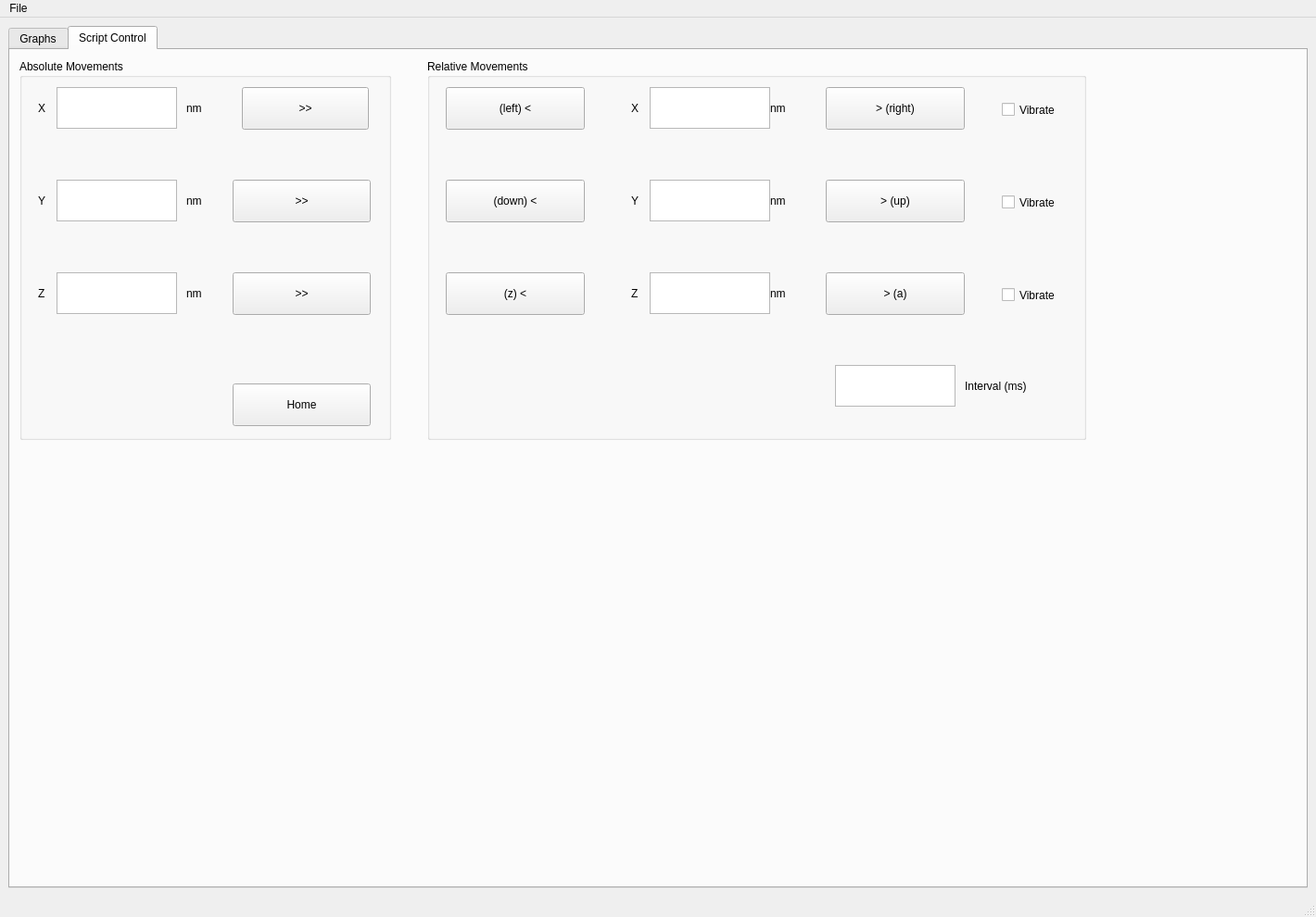
<?xml version="1.0" encoding="UTF-8"?>
<ui version="4.0">
 <class>MainWindow</class>
 <widget class="QMainWindow" name="MainWindow">
  <property name="geometry">
   <rect>
    <x>0</x>
    <y>0</y>
    <width>1420</width>
    <height>990</height>
   </rect>
  </property>
  <property name="windowTitle">
   <string>USB-AO16-16A</string>
  </property>
  <widget class="QWidget" name="centralwidget">
   <layout class="QGridLayout" name="gridLayout_2">
    <item row="0" column="0">
     <widget class="QTabWidget" name="tabGraphs">
      <property name="sizePolicy">
       <sizepolicy hsizetype="Expanding" vsizetype="Ignored">
        <horstretch>0</horstretch>
        <verstretch>0</verstretch>
       </sizepolicy>
      </property>
      <property name="currentIndex">
       <number>1</number>
      </property>
      <widget class="QWidget" name="Graphs">
       <attribute name="title">
        <string>Graphs</string>
       </attribute>
       <layout class="QGridLayout" name="gridLayout_5">
        <item row="0" column="0">
         <layout class="QVBoxLayout" name="verticalLayout">
          <item>
           <widget class="QSlider" name="vsX">
            <property name="orientation">
             <enum>Qt::Vertical</enum>
            </property>
            <property name="tickPosition">
             <enum>QSlider::TicksAbove</enum>
            </property>
           </widget>
          </item>
          <item>
           <widget class="QLabel" name="lxset">
            <property name="font">
             <font>
              <pointsize>6</pointsize>
             </font>
            </property>
            <property name="text">
             <string>000.0</string>
            </property>
           </widget>
          </item>
         </layout>
        </item>
        <item row="0" column="1">
         <layout class="QGridLayout" name="gridLayout">
          <item row="1" column="0" alignment="Qt::AlignHCenter">
           <widget class="QLabel" name="lXData">
            <property name="text">
             <string>X-Position Data</string>
            </property>
           </widget>
          </item>
          <item row="0" column="0">
           <widget class="GraphicsLayoutWidget" name="XData"/>
          </item>
         </layout>
        </item>
        <item row="1" column="0" colspan="2">
         <layout class="QGridLayout" name="gridLayout_3">
          <item row="0" column="0" rowspan="2">
           <layout class="QVBoxLayout" name="verticalLayout_2">
            <item>
             <widget class="QSlider" name="vsY">
              <property name="orientation">
               <enum>Qt::Vertical</enum>
              </property>
              <property name="tickPosition">
               <enum>QSlider::TicksAbove</enum>
              </property>
             </widget>
            </item>
            <item>
             <widget class="QLabel" name="lyset">
              <property name="font">
               <font>
                <pointsize>6</pointsize>
               </font>
              </property>
              <property name="text">
               <string>000.0</string>
              </property>
             </widget>
            </item>
           </layout>
          </item>
          <item row="1" column="1" alignment="Qt::AlignHCenter">
           <widget class="QLabel" name="lYData">
            <property name="text">
             <string>Y-Position Data</string>
            </property>
           </widget>
          </item>
          <item row="0" column="1">
           <widget class="GraphicsLayoutWidget" name="YData"/>
          </item>
         </layout>
        </item>
        <item row="2" column="0" colspan="2">
         <layout class="QGridLayout" name="gridLayout_4">
          <item row="0" column="0" rowspan="2">
           <layout class="QVBoxLayout" name="verticalLayout_3">
            <item>
             <widget class="QSlider" name="vsZ">
              <property name="orientation">
               <enum>Qt::Vertical</enum>
              </property>
              <property name="tickPosition">
               <enum>QSlider::TicksAbove</enum>
              </property>
             </widget>
            </item>
            <item>
             <widget class="QLabel" name="lzset">
              <property name="font">
               <font>
                <pointsize>6</pointsize>
               </font>
              </property>
              <property name="text">
               <string>000.0</string>
              </property>
             </widget>
            </item>
           </layout>
          </item>
          <item row="1" column="1" alignment="Qt::AlignHCenter">
           <widget class="QLabel" name="lZData">
            <property name="text">
             <string>Z-Position Data</string>
            </property>
           </widget>
          </item>
          <item row="0" column="1">
           <widget class="GraphicsLayoutWidget" name="ZData"/>
          </item>
         </layout>
        </item>
       </layout>
      </widget>
      <widget class="QWidget" name="ScriptControl">
       <attribute name="title">
        <string>Script Control</string>
       </attribute>
       <widget class="QGroupBox" name="groupBox">
        <property name="geometry">
         <rect>
          <x>10</x>
          <y>10</y>
          <width>401</width>
          <height>411</height>
         </rect>
        </property>
        <property name="title">
         <string>Absolute Movements</string>
        </property>
        <widget class="QPushButton" name="pushButton">
         <property name="geometry">
          <rect>
           <x>240</x>
           <y>30</y>
           <width>137</width>
           <height>46</height>
          </rect>
         </property>
         <property name="text">
          <string>&gt;&gt;</string>
         </property>
        </widget>
        <widget class="QPushButton" name="pushButton_2">
         <property name="geometry">
          <rect>
           <x>230</x>
           <y>130</y>
           <width>149</width>
           <height>46</height>
          </rect>
         </property>
         <property name="text">
          <string>&gt;&gt;</string>
         </property>
        </widget>
        <widget class="QPushButton" name="pushButton_3">
         <property name="geometry">
          <rect>
           <x>230</x>
           <y>230</y>
           <width>149</width>
           <height>46</height>
          </rect>
         </property>
         <property name="text">
          <string>&gt;&gt;</string>
         </property>
        </widget>
        <widget class="QPushButton" name="pushButton_4">
         <property name="geometry">
          <rect>
           <x>230</x>
           <y>350</y>
           <width>149</width>
           <height>46</height>
          </rect>
         </property>
         <property name="text">
          <string>Home</string>
         </property>
        </widget>
        <widget class="QTextEdit" name="textEdit">
         <property name="geometry">
          <rect>
           <x>40</x>
           <y>30</y>
           <width>130</width>
           <height>45</height>
          </rect>
         </property>
        </widget>
        <widget class="QTextEdit" name="textEdit_2">
         <property name="geometry">
          <rect>
           <x>40</x>
           <y>130</y>
           <width>130</width>
           <height>45</height>
          </rect>
         </property>
        </widget>
        <widget class="QTextEdit" name="textEdit_3">
         <property name="geometry">
          <rect>
           <x>40</x>
           <y>230</y>
           <width>130</width>
           <height>45</height>
          </rect>
         </property>
        </widget>
        <widget class="QLabel" name="label_4">
         <property name="geometry">
          <rect>
           <x>180</x>
           <y>240</y>
           <width>30</width>
           <height>25</height>
          </rect>
         </property>
         <property name="text">
          <string>nm</string>
         </property>
        </widget>
        <widget class="QLabel" name="label_5">
         <property name="geometry">
          <rect>
           <x>180</x>
           <y>140</y>
           <width>30</width>
           <height>25</height>
          </rect>
         </property>
         <property name="text">
          <string>nm</string>
         </property>
        </widget>
        <widget class="QLabel" name="label_6">
         <property name="geometry">
          <rect>
           <x>180</x>
           <y>40</y>
           <width>30</width>
           <height>25</height>
          </rect>
         </property>
         <property name="text">
          <string>nm</string>
         </property>
        </widget>
        <widget class="QLabel" name="label_3">
         <property name="geometry">
          <rect>
           <x>20</x>
           <y>240</y>
           <width>16</width>
           <height>25</height>
          </rect>
         </property>
         <property name="text">
          <string>Z</string>
         </property>
        </widget>
        <widget class="QLabel" name="label_2">
         <property name="geometry">
          <rect>
           <x>20</x>
           <y>140</y>
           <width>16</width>
           <height>25</height>
          </rect>
         </property>
         <property name="text">
          <string>Y</string>
         </property>
        </widget>
        <widget class="QLabel" name="label">
         <property name="geometry">
          <rect>
           <x>20</x>
           <y>40</y>
           <width>16</width>
           <height>25</height>
          </rect>
         </property>
         <property name="text">
          <string>X</string>
         </property>
        </widget>
       </widget>
       <widget class="QGroupBox" name="groupBox_2">
        <property name="geometry">
         <rect>
          <x>450</x>
          <y>10</y>
          <width>711</width>
          <height>411</height>
         </rect>
        </property>
        <property name="title">
         <string>Relative Movements</string>
        </property>
        <widget class="QPushButton" name="pushButton_5">
         <property name="geometry">
          <rect>
           <x>20</x>
           <y>30</y>
           <width>150</width>
           <height>46</height>
          </rect>
         </property>
         <property name="text">
          <string>(left) &lt;</string>
         </property>
        </widget>
        <widget class="QPushButton" name="pushButton_6">
         <property name="geometry">
          <rect>
           <x>430</x>
           <y>30</y>
           <width>150</width>
           <height>46</height>
          </rect>
         </property>
         <property name="text">
          <string>&gt; (right)</string>
         </property>
        </widget>
        <widget class="QPushButton" name="pushButton_7">
         <property name="geometry">
          <rect>
           <x>20</x>
           <y>130</y>
           <width>150</width>
           <height>46</height>
          </rect>
         </property>
         <property name="text">
          <string>(down) &lt;</string>
         </property>
        </widget>
        <widget class="QPushButton" name="pushButton_8">
         <property name="geometry">
          <rect>
           <x>20</x>
           <y>230</y>
           <width>150</width>
           <height>46</height>
          </rect>
         </property>
         <property name="text">
          <string>(z) &lt;</string>
         </property>
        </widget>
        <widget class="QPushButton" name="pushButton_9">
         <property name="geometry">
          <rect>
           <x>430</x>
           <y>130</y>
           <width>150</width>
           <height>46</height>
          </rect>
         </property>
         <property name="text">
          <string>&gt; (up)</string>
         </property>
        </widget>
        <widget class="QPushButton" name="pushButton_10">
         <property name="geometry">
          <rect>
           <x>430</x>
           <y>230</y>
           <width>150</width>
           <height>46</height>
          </rect>
         </property>
         <property name="text">
          <string>&gt; (a)</string>
         </property>
        </widget>
        <widget class="QTextEdit" name="textEdit_4">
         <property name="geometry">
          <rect>
           <x>240</x>
           <y>30</y>
           <width>130</width>
           <height>45</height>
          </rect>
         </property>
        </widget>
        <widget class="QTextEdit" name="textEdit_5">
         <property name="geometry">
          <rect>
           <x>240</x>
           <y>130</y>
           <width>130</width>
           <height>45</height>
          </rect>
         </property>
        </widget>
        <widget class="QTextEdit" name="textEdit_6">
         <property name="geometry">
          <rect>
           <x>240</x>
           <y>230</y>
           <width>130</width>
           <height>45</height>
          </rect>
         </property>
        </widget>
        <widget class="QLabel" name="label_9">
         <property name="geometry">
          <rect>
           <x>220</x>
           <y>240</y>
           <width>89</width>
           <height>25</height>
          </rect>
         </property>
         <property name="text">
          <string>Z</string>
         </property>
        </widget>
        <widget class="QLabel" name="label_10">
         <property name="geometry">
          <rect>
           <x>370</x>
           <y>240</y>
           <width>89</width>
           <height>25</height>
          </rect>
         </property>
         <property name="text">
          <string>nm</string>
         </property>
        </widget>
        <widget class="QLabel" name="label_11">
         <property name="geometry">
          <rect>
           <x>370</x>
           <y>140</y>
           <width>89</width>
           <height>25</height>
          </rect>
         </property>
         <property name="text">
          <string>nm</string>
         </property>
        </widget>
        <widget class="QLabel" name="label_12">
         <property name="geometry">
          <rect>
           <x>370</x>
           <y>40</y>
           <width>89</width>
           <height>25</height>
          </rect>
         </property>
         <property name="text">
          <string>nm</string>
         </property>
        </widget>
        <widget class="QLabel" name="label_8">
         <property name="geometry">
          <rect>
           <x>220</x>
           <y>140</y>
           <width>89</width>
           <height>25</height>
          </rect>
         </property>
         <property name="text">
          <string>Y</string>
         </property>
        </widget>
        <widget class="QLabel" name="label_7">
         <property name="geometry">
          <rect>
           <x>220</x>
           <y>40</y>
           <width>89</width>
           <height>25</height>
          </rect>
         </property>
         <property name="text">
          <string>X</string>
         </property>
        </widget>
        <widget class="QTextEdit" name="textEdit_7">
         <property name="geometry">
          <rect>
           <x>440</x>
           <y>330</y>
           <width>130</width>
           <height>45</height>
          </rect>
         </property>
        </widget>
        <widget class="QLabel" name="label_13">
         <property name="geometry">
          <rect>
           <x>580</x>
           <y>340</y>
           <width>131</width>
           <height>25</height>
          </rect>
         </property>
         <property name="text">
          <string>Interval (ms)</string>
         </property>
        </widget>
        <widget class="QCheckBox" name="checkBox">
         <property name="geometry">
          <rect>
           <x>620</x>
           <y>240</y>
           <width>132</width>
           <height>29</height>
          </rect>
         </property>
         <property name="text">
          <string>Vibrate</string>
         </property>
        </widget>
        <widget class="QCheckBox" name="checkBox_2">
         <property name="geometry">
          <rect>
           <x>620</x>
           <y>140</y>
           <width>132</width>
           <height>29</height>
          </rect>
         </property>
         <property name="text">
          <string>Vibrate</string>
         </property>
        </widget>
        <widget class="QCheckBox" name="checkBox_3">
         <property name="geometry">
          <rect>
           <x>620</x>
           <y>40</y>
           <width>132</width>
           <height>29</height>
          </rect>
         </property>
         <property name="text">
          <string>Vibrate</string>
         </property>
        </widget>
       </widget>
      </widget>
     </widget>
    </item>
   </layout>
  </widget>
  <widget class="QMenuBar" name="menubar">
   <property name="geometry">
    <rect>
     <x>0</x>
     <y>0</y>
     <width>1420</width>
     <height>26</height>
    </rect>
   </property>
   <widget class="QMenu" name="menuFile">
    <property name="title">
     <string>File</string>
    </property>
    <addaction name="actionOpen"/>
   </widget>
   <addaction name="menuFile"/>
  </widget>
  <widget class="QStatusBar" name="statusbar"/>
  <action name="actionOpen">
   <property name="text">
    <string>Run Script File</string>
   </property>
  </action>
  <action name="actionExit">
   <property name="text">
    <string>Exit</string>
   </property>
  </action>
 </widget>
 <customwidgets>
  <customwidget>
   <class>GraphicsLayoutWidget</class>
   <extends>QGraphicsView</extends>
   <header>pyqtgraph</header>
  </customwidget>
 </customwidgets>
 <resources/>
 <connections/>
</ui>
